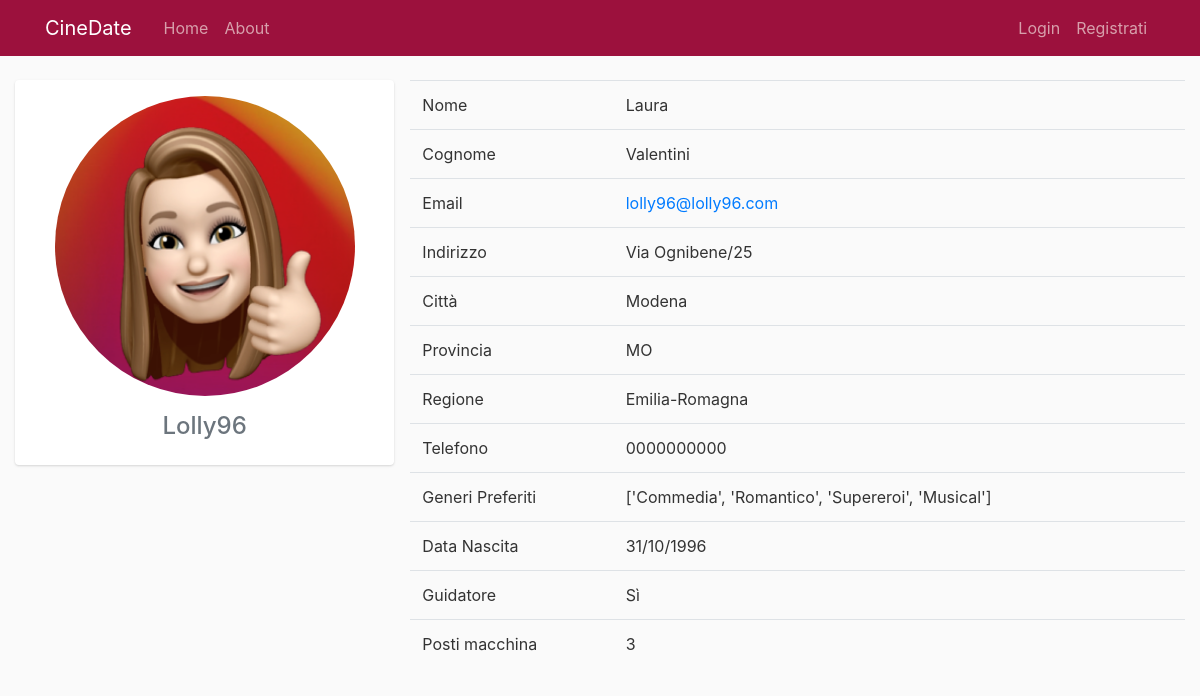
Screenshot of /utenti/profilo/1/ with the database file from the repository.
### utenti/models.py (models this page shows, shortened)
class Profile(models.Model):
    user = models.OneToOneField(User, on_delete=models.CASCADE)
    indirizzo = models.CharField(max_length=100)
    citta = models.CharField(max_length=50)
    sesso=models.CharField(max_length=10,default="")
    data_nascita=models.DateField(null=True)
    provincia = models.CharField(max_length=2)
    regione = models.CharField(max_length=50)
    latitudine = models.FloatField(null=True, default=0, blank=True)
    longitudine = models.FloatField(null=True, default=0, blank=True)
    telefono = models.CharField(max_length=20)
    foto_profilo = models.FileField(null=True, default='', blank=True)
    guidatore = models.BooleanField(default=False)
    posti_macchina=models.PositiveSmallIntegerField(default=0)
    generi_preferiti =MultiSelectField(max_length=300, choices=GenreList.GenreList.ListaGeneri)
    feedback_user=models.FloatField(default=0)
    feedback_guidatore=models.FloatField(default=0)
    def foto_profilo_or_default(self, default_path=static("/images/user_default.jpg")):
        if self.foto_profilo:
            return settings.MEDIA_URL + str(self.foto_profilo)
        return default_path
    class Meta:
        verbose_name = 'Profile'
        verbose_name_plural = 'Profiles'

### utenti/views.py (the view)
# urls.py: path('profilo/<int:oid>/', views.view_profile, name='view_profile'),
def view_profile(request,oid):
    if nega_accesso_senza_profilo(request):
        return HttpResponseRedirect(reverse('utenti:oauth_utente'))
    user = User.objects.filter(id=oid).first()
    if user is None:
        raise Http404
    user_profile = Profile.objects.filter(user=user.pk).first()
    if user_profile is None:
        raise Http404
    context = {
        'view_user': user,
        'user_profile': user_profile,
        'base_template': 'main/base_site.html'
    }
    return render(request, 'utenti/profilo.html', context)

### main/views.py (called while the page is built)
def nega_accesso_senza_profilo(request):
    if request.user.is_authenticated:
        profilo = Profile.objects.get(user=request.user.id)
        if len(profilo.indirizzo) == 0:
            return True
    return False

### utenti/templates/utenti/profilo.html (shortened to what this page needs)
{% extends base_template %}
{% load static %}
{% block body %}
<link rel="stylesheet" type="text/css" href="{% static 'utenti/profilo.css' %}">
<div class="container-fluid">
    <div class="main-body">
          <div class="row gutters-sm">
            <div class="col-md-4 mb-3">
              <div class="card">
                <div class="card-body">
                  <div class="d-flex flex-column align-items-center text-center">
                    <img src="{{ user_profile.foto_profilo_or_default }}" class="rounded-circle" width="300" height="300">
                    <div class="mt-3">
                      <h4><p class="text-secondary mb-1">{{ view_user.username}}</p></h4>
                    </div>
                  </div>
                </div>
              </div>
            </div>
            <div class=" col-md-8 col-lg-8 ">
                            <table class="table table-user-information">
                                <tbody>
                                    <tr>
                                        <td>Nome</td>
                                        <td>{{ view_user.first_name }}</td>
                                    </tr>
                                    <tr>
                                        <td>Cognome</td>
                                        <td>{{ view_user.last_name }}</td>
                                    </tr>
                                    <tr>
                                        <td>Email</td>
                                        <td><a href="mailto:{{ view_user.email }}">{{ view_user.email }}</a></td>
                                    </tr>
                                    <tr>
                                        <td>Indirizzo</td>
                                        <td>{{ user_profile.indirizzo }}</td>
                                    </tr>
                                    <tr>
                                        <td>Città</td>
                                        <td>{{ user_profile.citta }}</td>
                                    </tr>
                                    <tr>
                                        <td>Provincia</td>
                                        <td>{{ user_profile.provincia }}</td>
                                    </tr>
                                    <tr>
                                        <td>Regione</td>
                                        <td>{{ user_profile.regione }}</td>
                                    </tr>
                                    <tr>
                                        <td>Telefono</td>
                                        <td>{{ user_profile.telefono }}</td>
                                    </tr>
                                    <tr>
                                        <td>Generi Preferiti</td>
                                        <td>{{ user_profile.generi_preferiti}}</td>
                                    </tr>
                                    <tr>
                                        <td>Data Nascita</td>
                                        <td>{{ user_profile.data_nascita|date:"d/m/Y"}}</td>
                                    </tr>
                                    <tr>
                                        <td>Guidatore</td>
                                        <td>{{ user_profile.guidatore|yesno:"Sì,No" }}</td>
                                    </tr>
                                    {% if user_profile.guidatore %}
                                     <tr>
                                        <td>Posti macchina</td>
                                        <td>{{ user_profile.posti_macchina}}</td>
                                    </tr>
                                    {% endif %}
                                </tbody>
                            </table>
                        </div>
          </div>
        </div>
</div>
{% endblock %}

### main/static/main.css (style rules this page uses)
body { background: #fafafa; color: #333333; margin-top: 5rem; }
h1, h2, h3, h4, h5, h6 { color: #444444; }

### utenti/static/utenti/profilo.css (style rules this page uses)
.card { box-shadow: 0 1px 3px 0 rgba(0,0,0,.1), 0 1px 2px 0 rgba(0,0,0,.06); }
.card { position: relative; display: flex; flex-direction: column; min-width: 0; word-wrap: break-word; background-color: #fff; background-clip: border-box; border: 0 solid rgba(0,0,0,.125); border-radius: .25rem; }
.card-body { flex: 1 1 auto; min-height: 1px; padding: 1rem; }
.gutters-sm { margin-right: -8px; margin-left: -8px; }
.gutters-sm>.col, .gutters-sm>[class*=col-] { padding-right: 8px; padding-left: 8px; }
.mb-3, .my-3 { margin-bottom: 1rem!important; }

### rows the page displays
Profile: foto_profilo_or_default (picture), indirizzo "Via Ognibene/25", citta "Modena", provincia "MO", regione "Emilia-Romagna", telefono "0000000000", generi_preferiti "['Commedia', 'Romantico', 'Supereroi', 'Musical']", data_nascita "31/10/1996", guidatore "Sì", posti_macchina "3"

### other values shown
{{ view_user.username }} "Lolly96"
{{ view_user.first_name }} "Laura"
{{ view_user.last_name }} "Valentini"
{{ view_user.email }} "lolly96@lolly96.com"
